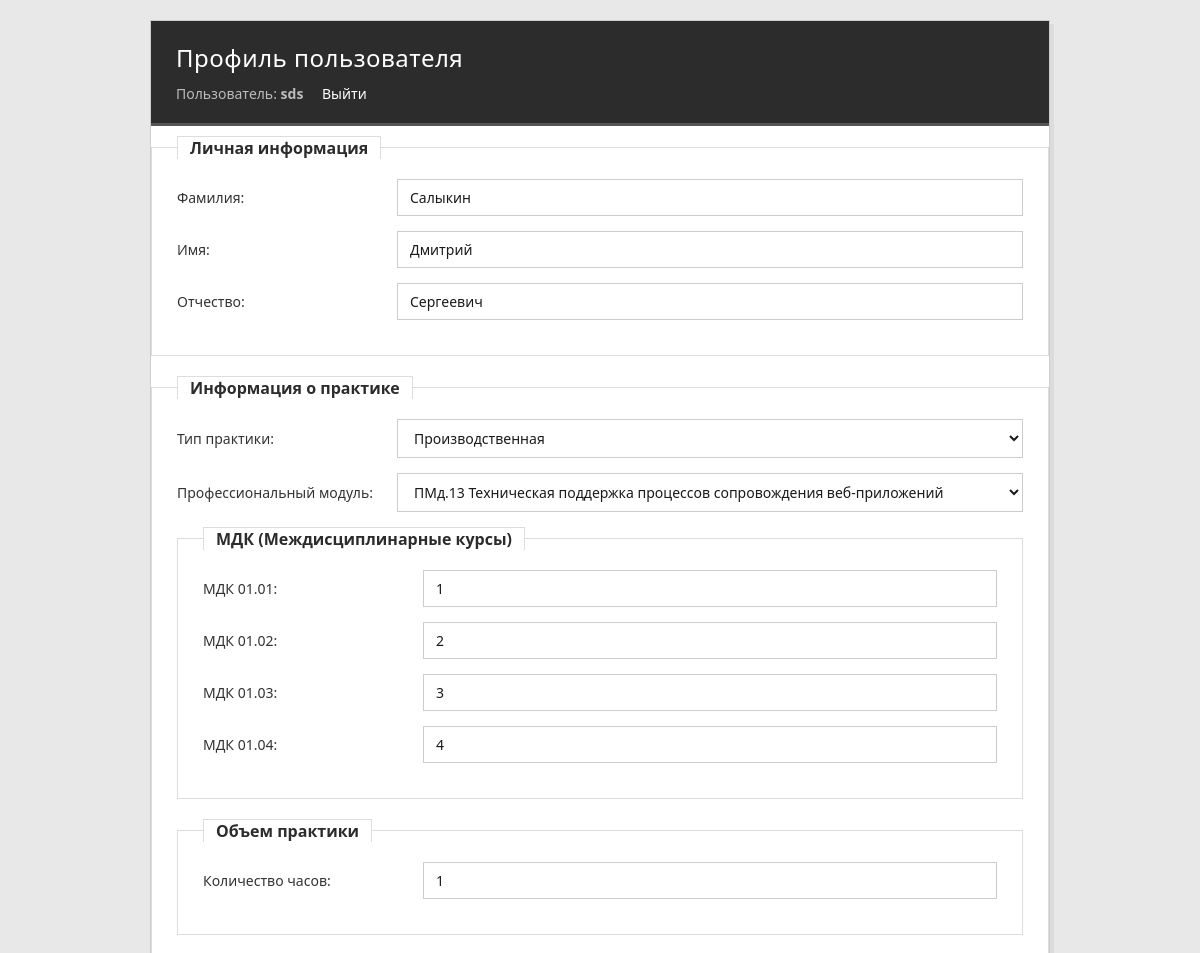
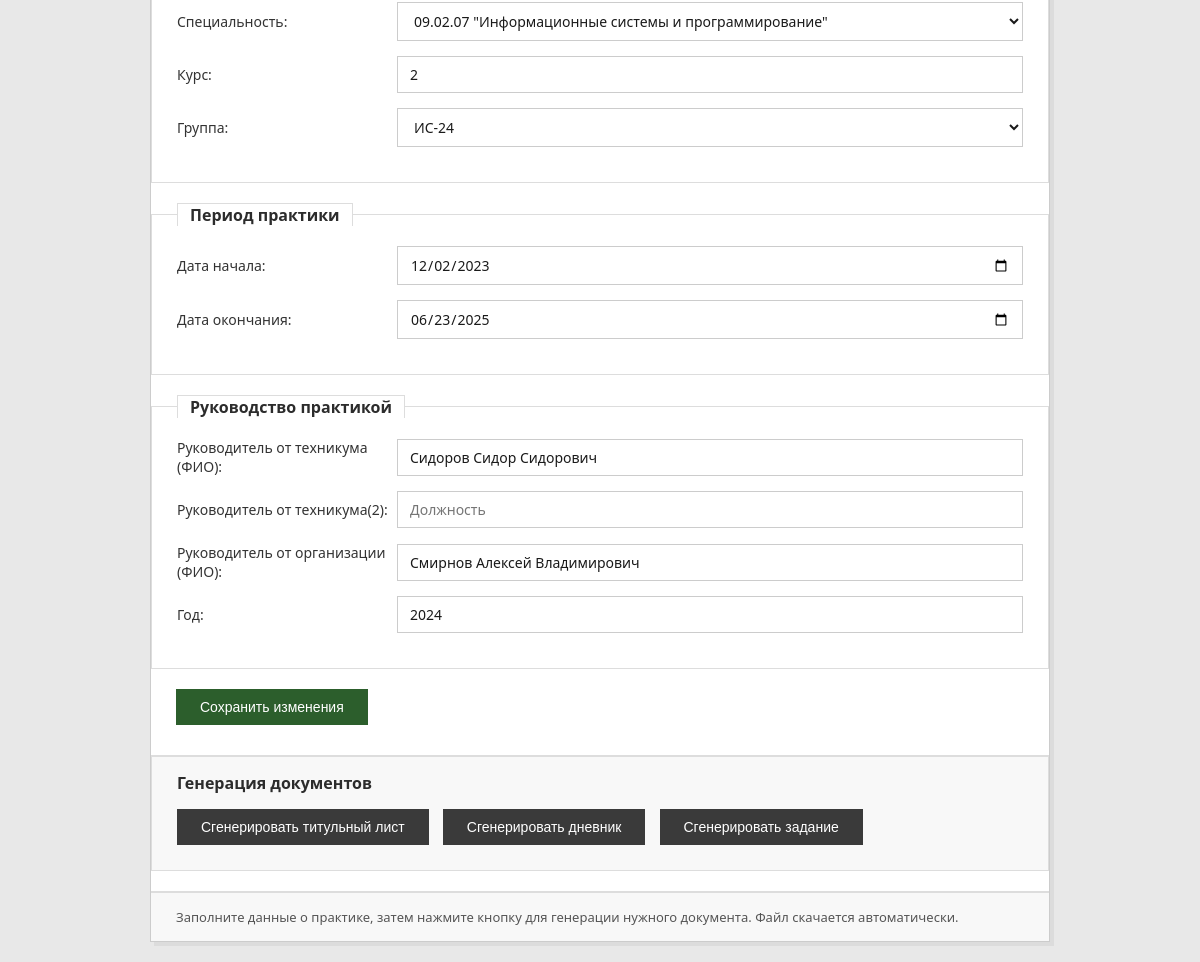
/profile/ (signed in), run on the app's committed database (2 pictures, top to bottom).
### mainSDS/models.py (models this page shows, shortened)
class DatasetOtchet(models.Model):
    id_dataset = models.AutoField(primary_key=True)
    familia = models.TextField(blank=True, null=True)
    name = models.TextField(blank=True, null=True)
    otchestvo = models.TextField(blank=True, null=True)
    prac_type = models.ForeignKey(
        PracType,
        on_delete=models.SET_NULL,
        db_column='prac_type_id',
        null=True,
        blank=True
    )
    module = models.ForeignKey(
        Module,
        on_delete=models.SET_NULL,
        db_column='module_id',
        null=True,
        blank=True
    )
    specialization = models.ForeignKey(
        Specialization,
        on_delete=models.SET_NULL,
        db_column='spec_id',
        null=True,
        blank=True
    )
    group = models.ForeignKey(
        Group,
        on_delete=models.SET_NULL,
        db_column='group_id',
        null=True,
        blank=True
    )
    kurs = models.TextField(blank=True, null=True)
    date_begin = models.TextField(blank=True, null=True)
    date_finish = models.TextField(blank=True, null=True)
    head1 = models.TextField(blank=True, null=True)
    head2 = models.TextField(blank=True, null=True)
    ruc_pract = models.TextField(blank=True, null=True)
    year = models.IntegerField(blank=True, null=True)
    user = models.ForeignKey(
        User,
        on_delete=models.SET_NULL,
        db_column='user_id',
        null=True,
        blank=True
    )
    hours = models.IntegerField(blank=True, null=True, verbose_name='Количество часов')
    mdk1 = models.TextField(blank=True, null=True, verbose_name='МДК 01.01')
    mdk2 = models.TextField(blank=True, null=True, verbose_name='МДК 01.02')
    mdk3 = models.TextField(blank=True, null=True, verbose_name='МДК 01.03')
    mdk4 = models.TextField(blank=True, null=True, verbose_name='МДК 01.04')
    class Meta:
        managed = False
        db_table = 'dataset_otchet'

class PracType(models.Model):
    id_prac_type = models.AutoField(primary_key=True)
    type_name = models.TextField(unique=True)
    class Meta:
        managed = False
        db_table = 'prac_type'

class Module(models.Model):
    id_module = models.AutoField(primary_key=True)
    module_name = models.TextField(unique=True)
    class Meta:
        managed = False
        db_table = 'modules'

class Specialization(models.Model):
    id_spec = models.AutoField(primary_key=True)
    full_spec = models.TextField(unique=True)
    class Meta:
        managed = False
        db_table = 'specializations'

class Group(models.Model):
    id_group = models.AutoField(primary_key=True)
    group_name = models.TextField(unique=True)
    class Meta:
        managed = False
        db_table = 'groups'

### mainSDS/views.py (the view, shortened to what this page needs)
# urls.py: path('profile/', views.profile),
@login_required
def profile(request):
    user_report, created = DatasetOtchet.objects.get_or_create(user=request.user)
    begin_date_for_input = ''
    finish_date_for_input = ''
    if user_report.date_begin:
        try:
            parts = user_report.date_begin.split('.')
            if len(parts) == 3:
                begin_date_for_input = f"{parts[2]}-{parts[1]}-{parts[0]}"
        except:
            pass
    if user_report.date_finish:
        try:
            parts = user_report.date_finish.split('.')
            if len(parts) == 3:
                finish_date_for_input = f"{parts[2]}-{parts[1]}-{parts[0]}"
        except:
            pass
    prac_types = PracType.objects.all()
    groups = Group.objects.all()
    modules = Module.objects.all()
    specializations = Specialization.objects.all()
    has_title_template = DocTemplate.objects.filter(template_type='title', is_active=True).exists()
    has_diary_template = DocTemplate.objects.filter(template_type='diary', is_active=True).exists()
    has_task_template = DocTemplate.objects.filter(template_type='task', is_active=True).exists()
    return render(request, "profile.html", {
        "user_report": user_report,
        "prac_types": prac_types,
        "groups": groups,
        "modules": modules,
        "specializations": specializations,
        "begin_date_for_input": begin_date_for_input,
        "finish_date_for_input": finish_date_for_input,
        "has_title_template": has_title_template,
        "has_diary_template": has_diary_template,
        "has_task_template": has_task_template,
    })

### mainSDS/templates/profile.html (shortened to what this page needs)
{% load static %}
<!DOCTYPE html>
<html lang="ru">
<head>
    <link rel="stylesheet" href="{% static 'mainSDS/css/profile.css' %}">
</head>
<body>
    <div class="container">
        <div class="header">
            <h1>Профиль пользователя</h1>
            <div class="user-info">
                <span>Пользователь: <strong>{{ user.username }}</strong></span>
                <a href="/logout/">Выйти</a>
            </div>
        </div>
        <form method="POST">
            <fieldset>
                <legend>Личная информация</legend>
                <div class="form-group">
                    <label for="familia">Фамилия:</label>
                    <input type="text" id="familia" name="familia"
                           value="{{ user_report.familia|default:'' }}"
                           placeholder="Введите фамилию">
                </div>
                <div class="form-group">
                    <label for="name">Имя:</label>
                    <input type="text" id="name" name="name"
                           value="{{ user_report.name|default:'' }}"
                           placeholder="Введите имя">
                </div>
                <div class="form-group">
                    <label for="otchestvo">Отчество:</label>
                    <input type="text" id="otchestvo" name="otchestvo"
                           value="{{ user_report.otchestvo|default:'' }}"
                           placeholder="Введите отчество">
                </div>
            </fieldset>
            <fieldset>
                <legend>Информация о практике</legend>
                <div class="form-group">
                    <label for="tip">Тип практики:</label>
                    <select id="tip" name="tip">
                        {% for type in prac_types %}
                            <option value="{{ type.type_name }}"
                                {% if user_report.prac_type and user_report.prac_type.type_name == type.type_name %}selected{% endif %}>
                                {{ type.type_name }}
                            </option>
                        {% endfor %}
                    </select>
                </div>
                <div class="form-group">
    <label for="module">Профессиональный модуль:</label>
    <select id="module" name="module">
        {% for mod in modules %}
            <option value="{{ mod.module_name }}"
                {% if user_report.module and user_report.module.id_module == mod.id_module %}selected{% endif %}>
                {{ mod.module_name }}
            </option>
        {% endfor %}
    </select>
</div>
                <fieldset>
    <legend>МДК (Междисциплинарные курсы)</legend>
    <div class="form-group">
        <label for="mdk1">МДК 01.01:</label>
        <input type="text" id="mdk1" name="mdk1"
               value="{{ user_report.mdk1|default:'' }}"
               placeholder="Разработка программных модулей">
    </div>
    <div class="form-group">
        <label for="mdk2">МДК 01.02:</label>
        <input type="text" id="mdk2" name="mdk2"
               value="{{ user_report.mdk2|default:'' }}"
               placeholder="Поддержка и тестирование программных модулей">
    </div>
    <div class="form-group">
        <label for="mdk3">МДК 01.03:</label>
        <input type="text" id="mdk3" name="mdk3"
               value="{{ user_report.mdk3|default:'' }}"
               placeholder="Разработка мобильных приложений">
    </div>
    <div class="form-group">
        <label for="mdk4">МДК 01.04:</label>
        <input type="text" id="mdk4" name="mdk4"
               value="{{ user_report.mdk4|default:'' }}"
               placeholder="Системное программирование">
    </div>
</fieldset>
<fieldset>
    <legend>Объем практики</legend>
    <div class="form-group">
        <label for="hours">Количество часов:</label>
        <input type="number" id="hours" name="hours"
               value="{{ user_report.hours|default:'' }}"
               placeholder="36">
    </div>
</fieldset>
                <div class="form-group">
    <label for="specialization">Специальность:</label>
    <select id="specialization" name="specialization">
        {% for spec in specializations %}
            <option value="{{ spec.full_spec }}"
                {% if user_report.specialization and user_report.specialization.id_spec == spec.id_spec %}selected{% endif %}>
                {{ spec.full_spec }}
            </option>
        {% endfor %}
    </select>
</div>
                <div class="form-group">
                    <label for="kurs">Курс:</label>
                    <input type="number" id="kurs" name="kurs"
                           value="{{ user_report.kurs|default:'' }}"
                           placeholder="Курс">
                </div>
                <div class="form-group">
    <label for="group">Группа:</label>
    <select id="group" name="group">
        {% for g in groups %}
            <option value="{{ g.group_name }}"
                {% if user_report.group and user_report.group.id_group == g.id_group %}selected{% endif %}>
                {{ g.group_name }}
            </option>
        {% endfor %}
    </select>
</div>
            </fieldset>
            <fieldset>
                <legend>Период практики</legend>
                <div class="form-group">
                    <label for="begin_date">Дата начала:</label>
                    <input type="date" id="begin_date" name="begin_date"
                        value="{{ begin_date_for_input }}">
                </div>
                <div class="form-group">
                    <label for="finish_date">Дата окончания:</label>
                    <input type="date" id="finish_date" name="finish_date"
                        value="{{ finish_date_for_input }}">
                </div>
            </fieldset>
            <fieldset>
                <legend>Руководство практикой</legend>
                <div class="form-group">
                    <label for="head1">Руководитель от техникума (ФИО):</label>
                    <input type="text" id="head1" name="head1"
                           value="{{ user_report.head1|default:'' }}"
                           placeholder="ФИО руководителя от техникума">
                </div>
                <div class="form-group">
                    <label for="head2">Руководитель от техникума(2):</label>
                    <input type="text" id="head2" name="head2"
                           value="{{ user_report.head2|default:'' }}"
                           placeholder="Должность">
                </div>
                <div class="form-group">
                    <label for="ruc_pract">Руководитель от организации (ФИО):</label>
                    <input type="text" id="ruc_pract" name="ruc_pract"
                           value="{{ user_report.ruc_pract|default:'' }}"
                           placeholder="ФИО руководителя от организации">
                </div>
                <div class="form-group">
                    <label for="year">Год:</label>
                    <input type="number" id="year" name="year"
                           value="{{ user_report.year|default:'' }}"
                           placeholder="Год">
                </div>
            </fieldset>
            <div class="button-group">
                <button type="submit" class="btn btn-save">Сохранить изменения</button>
            </div>
        </form>
        <div class="generate-buttons">
            <h3>Генерация документов</h3>
            <form method="POST" style="display: inline;">
                <button type="submit" name="generate_title" value="1" class="btn" {% if not has_title_template %}disabled{% endif %}>
                    Сгенерировать титульный лист
                </button>
            </form>
            <form method="POST" style="display: inline;">
                <button type="submit" name="generate_diary" value="1" class="btn" {% if not has_diary_template %}disabled{% endif %}>
                    Сгенерировать дневник
                </button>
            </form>
            <form method="POST" style="display: inline;">
                <button type="submit" name="generate_task" value="1" class="btn" {% if not has_task_template %}disabled{% endif %}>
                    Сгенерировать задание
                </button>
            </form>
        </div>
        <div class="note">
            Заполните данные о практике, затем нажмите кнопку для генерации нужного документа. Файл скачается автоматически.
        </div>
    </div>
</body>
</html>

### mainSDS/static/mainSDS/css/profile.css (style rules this page uses)
* { margin: 0; padding: 0; box-sizing: border-box; }
body { font-family: 'Segoe UI', Tahoma, Geneva, Verdana, sans-serif; background-color: #e8e8e8; color: #1a1a1a; padding: 20px; }
.container { max-width: 900px; margin: 0 auto; background-color: #ffffff; border: 1px solid #cccccc; box-shadow: 4px 4px 0 rgba(0, 0, 0, 0.05); }
.header { background-color: #2c2c2c; padding: 20px 25px; border-bottom: 3px solid #555555; margin-bottom: 10px; }
.header h1 { color: #ffffff; font-size: 24px; font-weight: 500; letter-spacing: 0.5px; }
.user-info { margin-top: 10px; color: #bbbbbb; font-size: 14px; }
.user-info a { color: #ffffff; text-decoration: none; margin-left: 15px; }
fieldset { border: 1px solid #dddddd; padding: 20px 25px; margin-bottom: 20px; background-color: #ffffff; }
legend { padding: 0 12px; font-weight: 600; font-size: 16px; color: #2c2c2c; background-color: #ffffff; border: 1px solid #dddddd; border-bottom: none; }
.form-group { margin-bottom: 15px; display: flex; flex-wrap: wrap; align-items: center; }
.form-group label { width: 220px; font-size: 14px; font-weight: 500; color: #333333; }
.form-group input, .form-group select, .form-group textarea { flex: 1; min-width: 250px; padding: 8px 12px; border: 1px solid #cccccc; background-color: #ffffff; font-size: 14px; color: #1a1a1a; font-family: inherit; }
.btn { background-color: #3a3a3a; color: #ffffff; border: none; padding: 10px 24px; font-size: 14px; font-weight: 500; cursor: pointer; transition: background-color 0.2s ease; margin-right: 10px; margin-bottom: 10px; }
.btn-save { background-color: #2c5e2c; }
.generate-buttons { background-color: #f8f8f8; padding: 15px 25px; border: 1px solid #dddddd; margin-bottom: 20px; }
.generate-buttons h3 { font-size: 16px; font-weight: 600; color: #2c2c2c; margin-bottom: 15px; }
.note { padding: 15px 25px; background-color: #f8f8f8; border-top: 1px solid #dddddd; font-size: 13px; color: #555555; }
.button-group { padding: 0 25px 20px 25px; }

### data on the page
DatasetOtchet: familia "Салыкин", name "Дмитрий", otchestvo "Сергеевич", tip "Производственная", module "ПМд.13 Техническая поддержка процессов сопровождения веб-приложений", mdk1 "1", mdk2 "2", mdk3 "3", mdk4 "4", hours "1", specialization "09.02.07 \"Информационные системы и программирование\"", kurs "2", group "ИС-24", head1 "Сидоров Сидор Сидорович", ruc_pract "Смирнов Алексей Владимирович", year "2024"

### other printed values
{{ user.username }} "sds"
